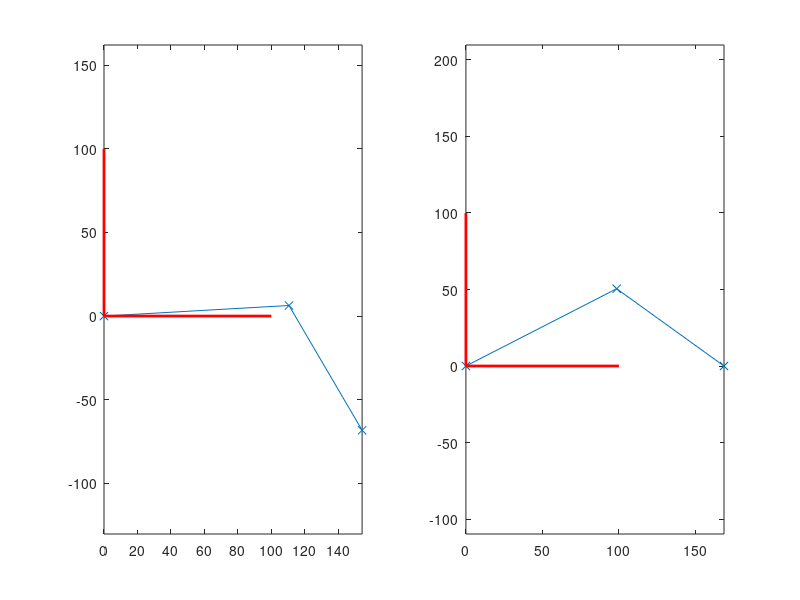

Source code (MATLAB):
clc
clear all
close all
% 
P1=	[80.4479  207.4847];
P2=	[191.0063 213.7975];
P3=	[234.7005 139.2273];

%%Translate all points to P1
P2=P2-P1
P3=P3-P1
P1=P1-P1

figure(1)
subplot(1,2,1)
plot([P1(1) P2(1) P3(1)],[P1(2) P2(2) P3(2)],'x-')
axis equal
hold on
plot([0 100],[0 0],'r-','linewidth',2)
plot([0 0],[0 100],'r-','linewidth',2)
% 
deltaX= P3(1)-P1(1)
deltaY= P3(2)-P1(2)
phi=atan(deltaY/deltaX)

matrix(1,1:2)=[ cos(phi) sin(phi)]
matrix(2,1:2)=[-sin(phi) cos(phi)]

P1prime=matrix*P1'
P2prime=matrix*P2'
P3prime=matrix*P3'

subplot(1,2,2)
plot([P1prime(1) P2prime(1) P3prime(1)],[P1prime(2) P2prime(2) P3prime(2)],'x-')
axis equal
hold on
plot([0 100],[0 0],'r-','linewidth',2)
plot([0 0],[0 100],'r-','linewidth',2)

posnVec=P2prime